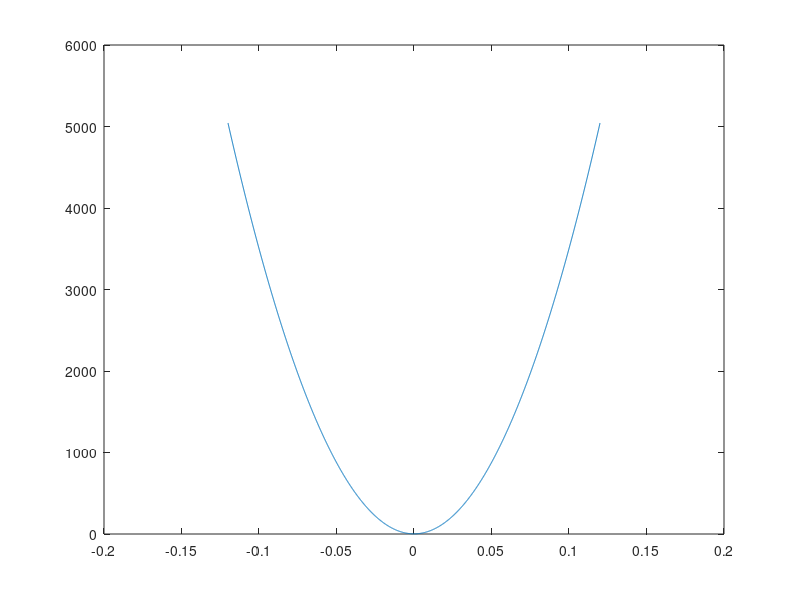

MATLAB code to generate this figure:
clear all
%close all

B0=2
Bd=10000;
Bdd=700000;

%x=-.02:.0001:.02;
%y=-.02:.0001:.02;
z=-.12:.0001:.12;
x=0;y=0;
Bx=Bd*x+Bdd/2*(-x.*z);
By=-Bd*y+Bdd/2*(-y.*z);
Bz=B0+Bdd/2*(z.^2-0.5*(x.^2+y.^2));
Bmag=sqrt(Bx.^2+By.^2+Bz.^2);
plot(z,Bmag)